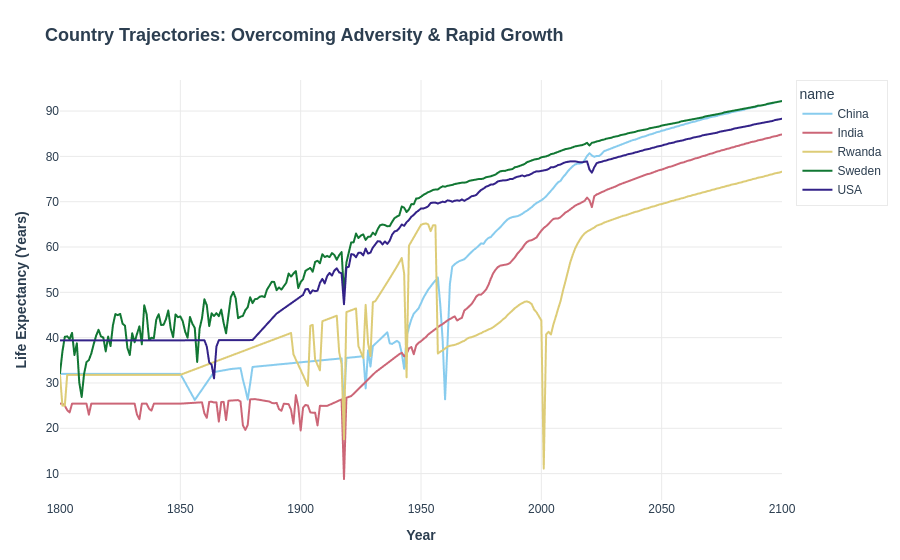

Notebook source saved alongside this figure:
### Markdown cell above
**Question 2: Which countries have experienced the most radical change?**

### Code cell
# Filter down to a few contrasting, illustrative countries
sample_countries = ["Sweden", "China", "USA", "Rwanda", "India"]
df_samples = life[life["name"].isin(sample_countries)]

fig_countries = px.line(
    df_samples, 
    x="year", 
    y="life_expectancy", 
    color="name",
    color_discrete_sequence=px.colors.qualitative.Safe
)

# Style using helper
fig_countries = style_figure(
    fig_countries, 
    title="Country Trajectories: Overcoming Adversity & Rapid Growth",
    xlabel="Year",
    ylabel="Life Expectancy (Years)"
)

fig_countries.show()

### Figure 1 — Plotly figure (JSON) as saved in the notebook; plotly's stock layout.template omitted (floating-point values rounded to 4 significant figures; data arrays with more than 128 entries replaced by an {"elided": "..."} marker saying what was removed)
{"data": [{"hovertemplate": "name=China<br>year=%{x}<br>life_expectancy=%{y}<extra></extra>", "legendgroup": "China", "line": {"color": "rgb(136, 204, 238)", "dash": "solid"}, "marker": {"symbol": "circle"}, "mode": "lines", "name": "China", "showlegend": true, "type": "scattergl", "x": {"elided": "301 int values"}, "xaxis": "x", "y": {"elided": "301 float values"}, "yaxis": "y"}, {"hovertemplate": "name=India<br>year=%{x}<br>life_expectancy=%{y}<extra></extra>", "legendgroup": "India", "line": {"color": "rgb(204, 102, 119)", "dash": "solid"}, "marker": {"symbol": "circle"}, "mode": "lines", "name": "India", "showlegend": true, "type": "scattergl", "x": {"elided": "301 int values"}, "xaxis": "x", "y": {"elided": "301 float values"}, "yaxis": "y"}, {"hovertemplate": "name=Rwanda<br>year=%{x}<br>life_expectancy=%{y}<extra></extra>", "legendgroup": "Rwanda", "line": {"color": "rgb(221, 204, 119)", "dash": "solid"}, "marker": {"symbol": "circle"}, "mode": "lines", "name": "Rwanda", "showlegend": true, "type": "scattergl", "x": {"elided": "301 int values"}, "xaxis": "x", "y": {"elided": "301 float values"}, "yaxis": "y"}, {"hovertemplate": "name=Sweden<br>year=%{x}<br>life_expectancy=%{y}<extra></extra>", "legendgroup": "Sweden", "line": {"color": "rgb(17, 119, 51)", "dash": "solid"}, "marker": {"symbol": "circle"}, "mode": "lines", "name": "Sweden", "showlegend": true, "type": "scattergl", "x": {"elided": "301 int values"}, "xaxis": "x", "y": {"elided": "301 float values"}, "yaxis": "y"}, {"hovertemplate": "name=USA<br>year=%{x}<br>life_expectancy=%{y}<extra></extra>", "legendgroup": "USA", "line": {"color": "rgb(51, 34, 136)", "dash": "solid"}, "marker": {"symbol": "circle"}, "mode": "lines", "name": "USA", "showlegend": true, "type": "scattergl", "x": {"elided": "301 int values"}, "xaxis": "x", "y": {"elided": "301 float values"}, "yaxis": "y"}], "layout": {"font": {"color": "#2C3E50", "family": "Arial, sans-serif", "size": 12}, "legend": {"bgcolor": "rgba(255, 255, 255, 0.8)", "bordercolor": "#EAEAEA", "borderwidth": 1, "title": {"text": "name"}, "tracegroupgap": 0}, "margin": {"b": 60, "l": 60, "r": 40, "t": 80}, "paper_bgcolor": "white", "plot_bgcolor": "white", "showlegend": true, "title": {"font": {"color": "#2C3E50", "size": 18}, "text": "<b>Country Trajectories: Overcoming Adversity & Rapid Growth</b>", "x": 0.05, "xanchor": "left", "y": 0.95, "yanchor": "top"}, "xaxis": {"anchor": "y", "color": "#2C3E50", "domain": [0, 1], "gridcolor": "#EAEAEA", "showgrid": true, "title": {"text": "<b>Year</b>"}, "zeroline": false}, "yaxis": {"anchor": "x", "color": "#2C3E50", "domain": [0, 1], "gridcolor": "#EAEAEA", "showgrid": true, "title": {"text": "<b>Life Expectancy (Years)</b>"}, "zeroline": false}}}
